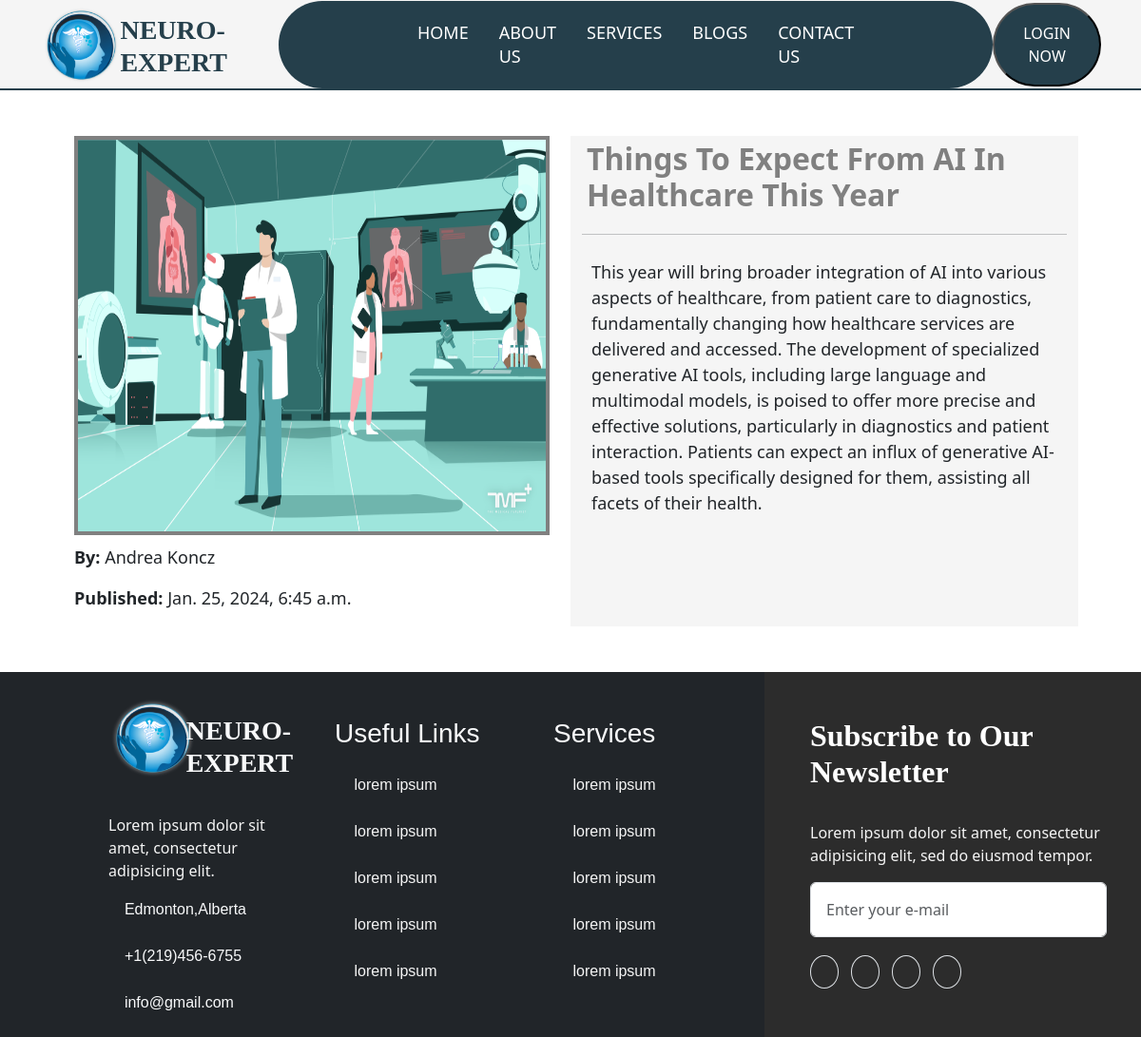
The app's page /detailblog/1 with its own data.
### diseaseapp/models.py (models this page shows, shortened)
class blogs(models.Model):
	title=models.CharField(max_length=200)
	description=models.CharField(max_length=2000)
	image=models.ImageField(upload_to="data",blank=True)
	pub_date=models.DateTimeField('date published')
	creator=models.CharField(max_length=100)

### diseaseapp/views.py (the view)
# urls.py: path("detailblog/<int:id>", views.detailblog, name='detailblog'),
def detailblog(request,id):
	res=blogs.objects.get(id=id)
	return render(request,'detailblog.html',{'data':res})

### template/detailblog.html (shortened to what this page needs)
{% extends 'base.html' %}
{% block content %}
{% load static %}
<!DOCTYPE html>
<html>
<head>
</head>
<body>
	<div class="container p-5">
		<div class="row" >
			<div class="col-6">
				<img src="{{ data.image.url}}" height="420px" width="500px" style="border: 4px solid gray;">
				<p style="font-size:18px;padding-top: 10px;"><span style="font-weight:bold;">By: </span>{{ data.creator}}</p>
				<p style="font-size:18px;"><span style="font-weight:bold;">Published: </span>{{ data.pub_date}}</p>
			</div>
			<div class="col-6" style="background-color:#F5F5F5;">
				<h2 style="color:gray;font-weight: bold;padding: 5px;">{{ data.title}}</h2><hr>
				<p style="font-size: 18px;padding: 10px;">{{ data.description}}</p>
			</div>
		</div>
	</div>
</body>
</html>
{% endblock %}

### records on screen
blogs: image (picture), creator "Andrea Koncz", pub_date "Jan. 25, 2024, 6:45 a.m.", title "Things To Expect From AI In Healthcare This Year", description "This year will bring broader integration of AI into various aspects of healthcare, from patient care to diagnostics, fundamentally changing how healthcare services are delivered and accessed. The development of specialized generative AI tools, including large language and multimodal models, is poised to offer more precise and effective solutions, particularly in diagnostics and patient interaction. Patients can expect an influx of generative AI-based tools specifically designed for them, assisting all facets of their health."
